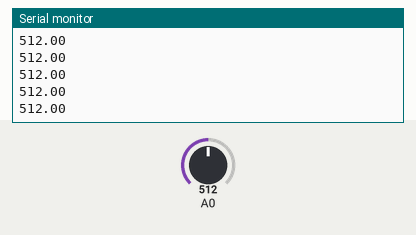
This sketch was run on a simulated Arduino Uno, built with avr-gcc and run on an emulated ATmega328P. Parts: the last lines printed to the serial monitor. The inputs (shaded band) are chosen by the test bench; at power-on: A0 = 512.

Above: at 1.2 s.
1.3 s: A0 set to 716
At 2.4 s:
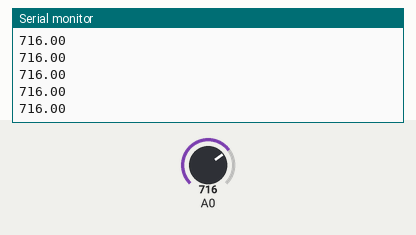
2.8 s: A0 set to 900
At 3.4 s:
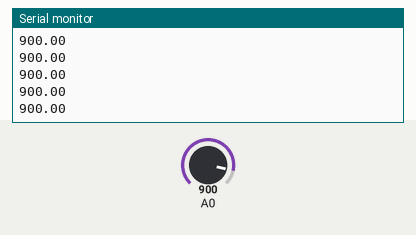
Timing chart, 0 to 4.0 s (numbered marks = the images above; inputs shaded):
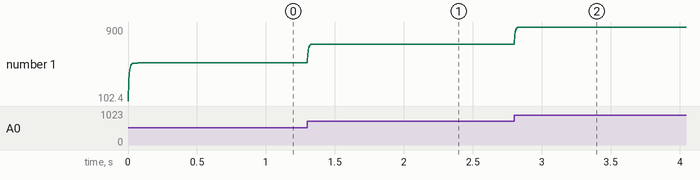

Measured:
- after the input at 1.3 s, the serial monitor: prints a new line at once (image 1)
- plotted number 1: 512 → 716 after the input at 1.3 s

The sketch:

GRAFICA_ECG.ino
```cpp
int in = A0;
float y =0.0;
float alpha=0.2;
float s=y;

void setup() {
  // put your setup code here, to run once:
Serial.begin(115200);
}

void loop() {
  // put your main code here, to run repeatedly:
double val=analogRead(A0);
float ecg= ((val*1024)/5);
s=(alpha*val)+((1-alpha)*s);
Serial.println(s);
delay(1);
}
```
